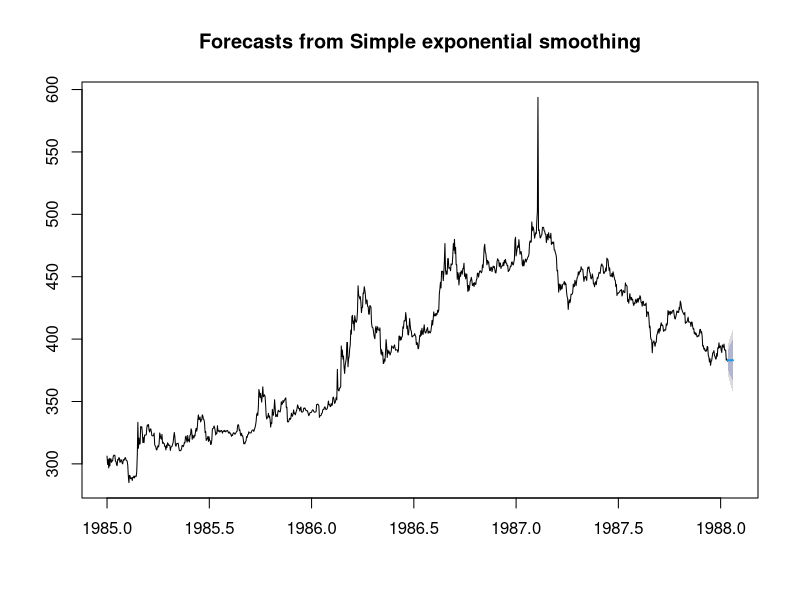

Write the R code that produced this figure.
#Calling Library Forecast & zoo
library(forecast)
library(zoo)

#Get Gold Data From R Library (Data Library)
data("gold")
gold

#Create Dataset
dataset = na.locf(gold, fromLast = TRUE)

#Create Timeseries Started from 1985 with Frequency 1 year or 365 days
dataset = ts(data = dataset, start = 1985, frequency = 365)

#Check Dataset
dataset

#Simple Exponential Smoothing
model = ses(dataset)

#Create Plot Model from Exponential Smoothing
plot(model)

